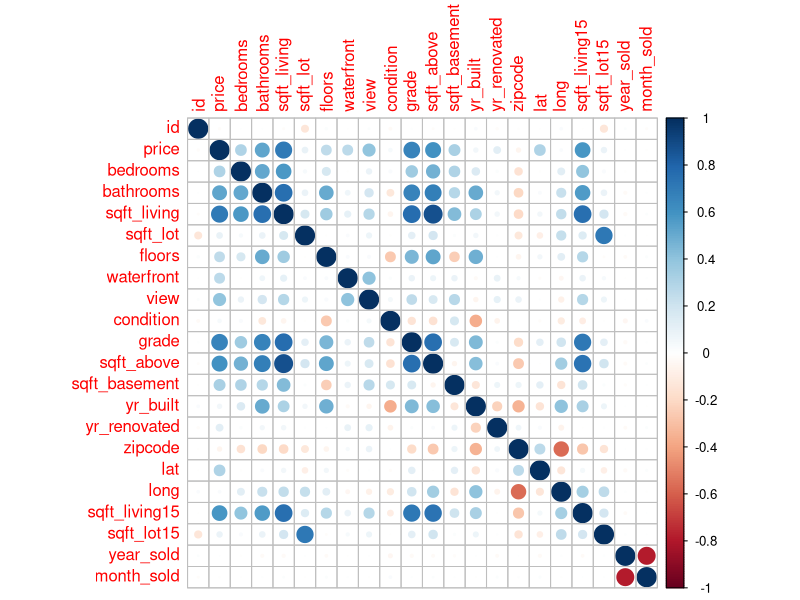

Here is the R script that generated this plot: (Note: a time limit stopped this script after it produced the figure.)
## ---- chunk 1
knitr::opts_chunk$set(echo = TRUE)
library(readr)
library(dplyr)
HouseSales<-read.csv("KC_House_Sales.csv")
## ---- chunk 2
library(lubridate)
library(ggplot2)
library(corrplot)
## ---- chunk 3
# Data cleaning (Separate date into year and month)
HouseSales$year_sold <- as.integer(substring(HouseSales$date, 1, 4))
HouseSales$month_sold <- as.integer(substring(HouseSales$date, 5, 6))
HouseSales$date <-NULL
# Data cleaning (price to numeric)
HouseSales$price<-parse_number(HouseSales$price)
## ---- chunk 4
cor_matrix = round(cor(HouseSales), 3)
cor_matrix
## ---- chunk 5
corrplot(cor_matrix, method = "circle")
## ---- chunk 6
set.seed(1023)

response <- "price"

#Dropping variables as specified
drop.vars <- c("id", "lat", "long")
kc.house.df <- dplyr::select(HouseSales, -drop.vars) 

#Renaming to conform to unified convention
kc.house.df <- kc.house.df %>% rename("year_built" = "yr_built")
## ---- chunk 7
#Feature Ideas
#Quality Adjusted Features
transform_sqft_adj_grade <- function(kc.house.df){
  
  sqft_adj_grade <- kc.house.df[, "sqft_living"] / kc.house.df[, "grade"]
  
  return (sqft_adj_grade)
}

transform_sqft_adj_condition <- function(kc.house.df){
  
  sqft_adj_condition <- kc.house.df[, "sqft_living"] / kc.house.df[, "condition"]
  
  return (sqft_adj_condition)
}

transform_sqft_adj_waterfront <- function(kc.house.df){
  
  sqft_adj_waterfront <- kc.house.df[, "sqft_living"] * kc.house.df[, "waterfront"]
  
  return (sqft_adj_waterfront)
}
## ---- chunk 8
#Apply transformations 

kc.house.df$sqft_adj_grade <- transform_sqft_adj_grade(kc.house.df)
kc.house.df$sqft_adj_condition <- transform_sqft_adj_condition(kc.house.df)
kc.house.df$sqft_adj_waterfront<- transform_sqft_adj_waterfront(kc.house.df)

#Remove collinear variables
# sqft_basement + sqft_above = sqft_living
kc.house.df$sqft_basement <- NULL
## ---- chunk 9
set.seed(1023)

#use 70% of dataset as training set and 30% as test set
train_prop <- 0.7

index <- sample(1:nrow(HouseSales), size = round(train_prop * nrow(kc.house.df)))
kc.house.train.X <- kc.house.df[index, -which(names(kc.house.df) %in% c(response))] # modified slightly 
kc.house.train.y <- kc.house.df [index, response]

kc.house.test.X <- kc.house.df [-index, -which(names(kc.house.df) %in% c(response))]
kc.house.test.y <- kc.house.df [-index, response]
## ---- chunk 10
#baseline model
baseline.model <- lm(price ~ . , data = cbind(price = kc.house.train.y, kc.house.train.X))
summary(baseline.model)
## ---- chunk 11
#evaluate on test data

CalcTestMetrics <- function(pred, act, n, p) {
  SST <- var(act)*(length(act)-1)
  SSE <- sum((act-pred)^2)
  SSR <- sum(pred - mean(act))^2
  rsquared <- 1- SSE/SST
  
  adj.rsquared <- 1 - (((1 - rsquared)*(n-1)) / (n-p-1))
  mse <- sum((act - pred)^2) / (n-p)
  mae <- (sum(abs(act-pred))) / n
  
  return (
    list(
      adj.rsquared = adj.rsquared,
      rsquared = rsquared,
      mse = mse,
      mae = mae
    )
  )
}

pred <- predict(baseline.model, kc.house.test.X)
act <- kc.house.test.y
n <- dim(model.matrix(baseline.model)[, -1])[1]
p <- dim(model.matrix(baseline.model)[, -1])[2]

cbind(CalcTestMetrics(pred, act, n, p))
## ---- chunk 12
# Load libraries
library(caret)
library(rpart)
library(nnet)
library(knitr)
library(dplyr)
library(stringr)
library(readr)

HouseSales <- read.csv('KC_House_Sales.csv')

# Step a: Data Splitting
set.seed(123)  # 
split_ratio <- 0.7  # 70% training, 30% testing
index <- sample(1:nrow(HouseSales), size = round(split_ratio * nrow(HouseSales)))
train_data <- HouseSales[index, ]
test_data <- HouseSales[-index, ]

# Step b: Model Building

# Model 1: Logistic Regression

# Create a binary variable 'high_price' based on the chosen percentile
logisticdf <- HouseSales
logisticdf$price <- parse_number(logisticdf$price)
logisticdf$high_price <- ifelse(logisticdf$price >= 1000000, 1, 0)

# Create a new dataframe with 'high_price' column
logisticdf <- logisticdf %>%
  select(-price)

# Split data for logistic regrssion model
set.seed(123)  # 
split_ratio <- 0.7  # 70% training, 30% testing
index <- sample(1:nrow(logisticdf), size = round(split_ratio * nrow(logisticdf)))
train_data_logistic <- logisticdf[index, ]
test_data_logistic <- logisticdf[-index, ]

#Build basic logistic regrssion model
logistic_model <- glm(high_price ~ ., data = train_data_logistic, family = binomial)
summary(logistic_model)

# Model 2: Regression Tree
tree_model <- rpart(price ~ ., data = train_data)
printcp(tree_model)  # Display complexity parameter plot
plot(tree_model)  # Visualize the decision tree

# Model 3: Neural Network
nn_model <- neuralnet(price ~ ., data = train_data, hidden = c(5, 2), linear.output = TRUE)

# Tune neural network hyperparameters - placehlder

# Step c: Model Evaluation

# Model 1: Logistic Regression
logistic_predictions <- predict(logistic_model, newdata = test_data, type = 'response')
logistic_accuracy <- sum((logistic_predictions > 0.5) == test_data$high_price) / length(test_data$high_price)
cat("Logistic Regression Accuracy:", logistic_accuracy, "\n")

# Model 2: Regression Tree
tree_predictions <- predict(tree_model, newdata = test_data)
tree_rmse <- sqrt(mean((tree_predictions - test_data$price)^2))
cat("Regression Tree RMSE:", tree_rmse, "\n")

# Model 3: Neural Network
nn_predictions <- predict(nn_model, newdata = test_data)
# Calculate relevant performance metrics for the neural network model

# Step d: Model Comparison (Choose the best model based on evaluation metrics)

# Calculate evaluation metrics for all models
logistic_predictions <- predict(logistic_model, newdata = test_data, type = 'response')
logistic_accuracy <- sum((logistic_predictions > 0.5) == test_data$high_price) / length(test_data$high_price)
cat("Logistic Regression Accuracy:", logistic_accuracy, "\n")

tree_predictions <- predict(tree_model, newdata = test_data)
tree_rmse <- sqrt(mean((tree_predictions - test_data$price)^2))
cat("Regression Tree RMSE:", tree_rmse, "\n")

nn_predictions <- predict(nn_model, newdata = test_data)
cat("NN RMSE:", tree_rmse, "\n")

# Step e: Backtesting - placeholder 

# Function to compare model performance
compare_model_performance <- function(models, model_names, data_train, data_test) {
  rmse_values <- c()
  rsquared_values <- c()
  mape_values <- c()

  for (i in 1:length(models)) {
    model <- models[[i]]
    predictions <- predict(model, newdata = data_test)
    rmse <- sqrt(mean((data_test$price - predictions)^2))
    rsquared <- cor(data_test$price, predictions)^2
    mape <- mean(abs((data_test$price - predictions) / data_test$price)) * 100

    rmse_values <- c(rmse_values, rmse)
    rsquared_values <- c(rsquared_values, rsquared)
    mape_values <- c(mape_values, mape)
  }

  # Create a data frame to hold the results
  model_results <- data.frame(Model = model_names, RMSE = rmse_values, R_squared = rsquared_values, MAPE = mape_values)

  # Create a table to compare model results
  kable(model_results, format = "markdown")
}
